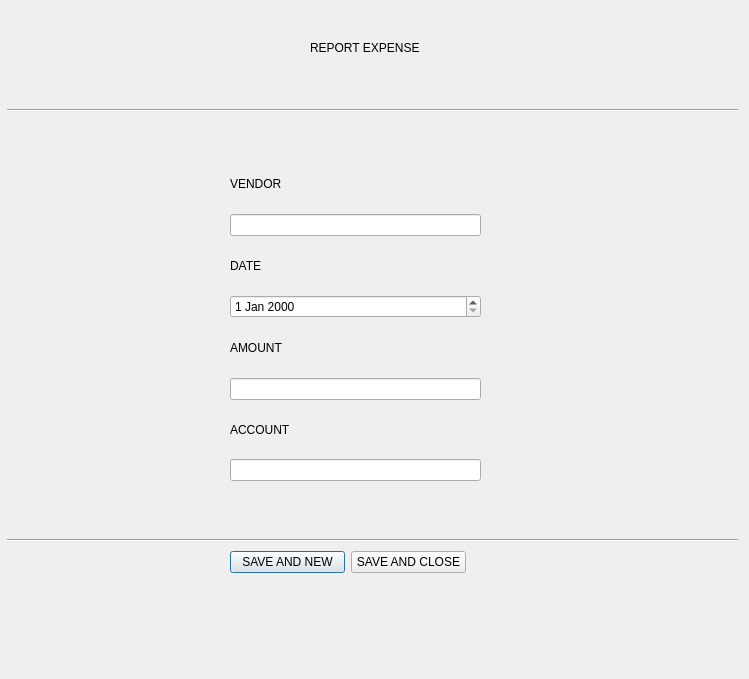
<?xml version="1.0" encoding="UTF-8"?>
<ui version="4.0">
 <class>reportexpense</class>
 <widget class="QDialog" name="reportexpense">
  <property name="geometry">
   <rect>
    <x>0</x>
    <y>0</y>
    <width>749</width>
    <height>679</height>
   </rect>
  </property>
  <property name="windowTitle">
   <string>Dialog</string>
  </property>
  <widget class="Line" name="line">
   <property name="geometry">
    <rect>
     <x>7</x>
     <y>100</y>
     <width>731</width>
     <height>20</height>
    </rect>
   </property>
   <property name="orientation">
    <enum>Qt::Horizontal</enum>
   </property>
  </widget>
  <widget class="Line" name="line_2">
   <property name="geometry">
    <rect>
     <x>7</x>
     <y>530</y>
     <width>731</width>
     <height>20</height>
    </rect>
   </property>
   <property name="orientation">
    <enum>Qt::Horizontal</enum>
   </property>
  </widget>
  <widget class="QLabel" name="label_5">
   <property name="geometry">
    <rect>
     <x>310</x>
     <y>40</y>
     <width>111</width>
     <height>16</height>
    </rect>
   </property>
   <property name="text">
    <string>REPORT EXPENSE</string>
   </property>
  </widget>
  <widget class="QWidget" name="layoutWidget">
   <property name="geometry">
    <rect>
     <x>230</x>
     <y>160</y>
     <width>251</width>
     <height>321</height>
    </rect>
   </property>
   <layout class="QVBoxLayout" name="verticalLayout">
    <item>
     <widget class="QLabel" name="label_2">
      <property name="text">
       <string>VENDOR</string>
      </property>
     </widget>
    </item>
    <item>
     <widget class="QLineEdit" name="lineEdit"/>
    </item>
    <item>
     <widget class="QLabel" name="label">
      <property name="text">
       <string>DATE</string>
      </property>
     </widget>
    </item>
    <item>
     <widget class="QDateEdit" name="dateEdit"/>
    </item>
    <item>
     <widget class="QLabel" name="label_3">
      <property name="text">
       <string>AMOUNT</string>
      </property>
     </widget>
    </item>
    <item>
     <widget class="QLineEdit" name="lineEdit_2"/>
    </item>
    <item>
     <widget class="QLabel" name="label_4">
      <property name="text">
       <string>ACCOUNT</string>
      </property>
     </widget>
    </item>
    <item>
     <widget class="QLineEdit" name="lineEdit_3"/>
    </item>
   </layout>
  </widget>
  <widget class="QWidget" name="">
   <property name="geometry">
    <rect>
     <x>230</x>
     <y>550</y>
     <width>236</width>
     <height>25</height>
    </rect>
   </property>
   <layout class="QHBoxLayout" name="horizontalLayout">
    <item>
     <widget class="QPushButton" name="pushButton_2">
      <property name="text">
       <string>SAVE AND NEW</string>
      </property>
     </widget>
    </item>
    <item>
     <widget class="QPushButton" name="pushButton">
      <property name="text">
       <string>SAVE AND CLOSE</string>
      </property>
     </widget>
    </item>
   </layout>
  </widget>
 </widget>
 <resources/>
 <connections/>
</ui>
